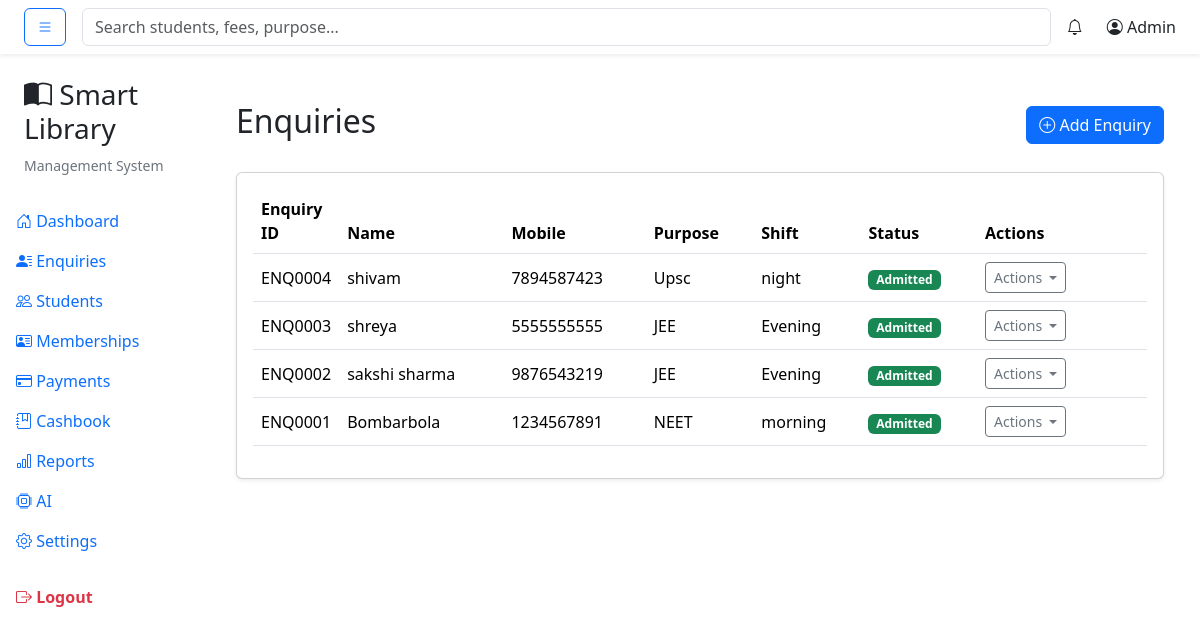
The app's page /enquiries/, older data.
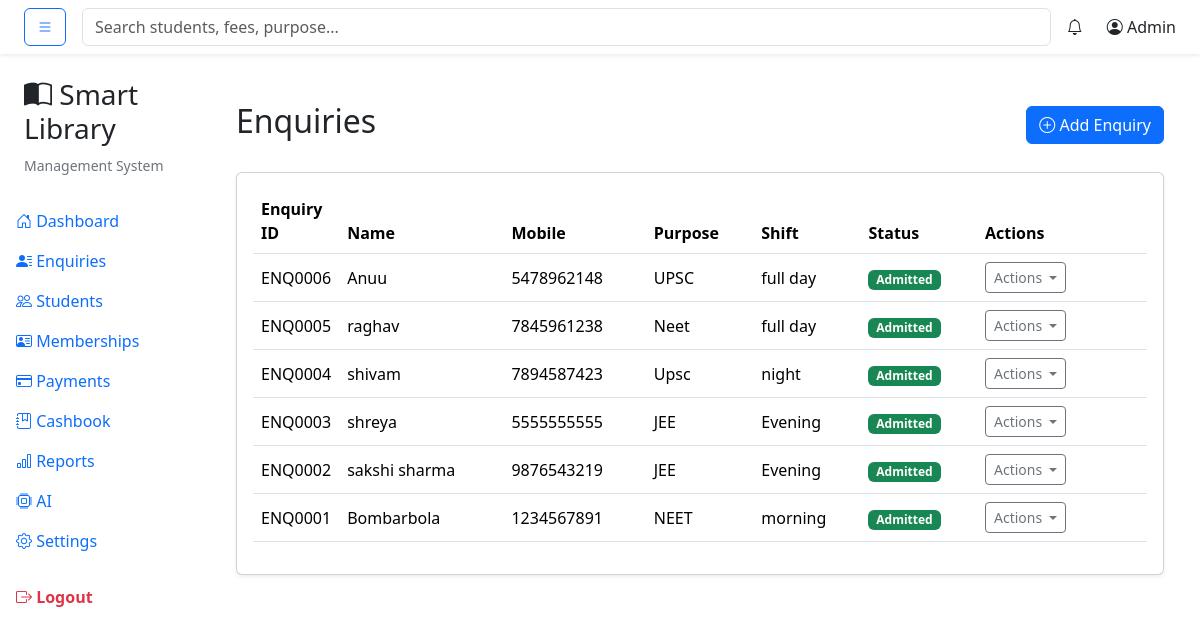
The same page, newer data.
### tables this page shows
CREATE TABLE enquiries (
    enquiry_id INTEGER PRIMARY KEY AUTOINCREMENT,
    full_name TEXT NOT NULL,
    mobile TEXT NOT NULL,
    purpose TEXT,
    preferred_shift TEXT,
    demo_done INTEGER DEFAULT 0,
    followup_date DATE,
    remarks TEXT,
    status TEXT DEFAULT 'Interested',
    created_at TIMESTAMP DEFAULT CURRENT_TIMESTAMP
);

### routes/enquiries.py (the view)
@enquiry_bp.route("/")
def index():
    conn = get_connection()
    cursor = conn.cursor()
    cursor.execute("""
        SELECT *
        FROM enquiries
        ORDER BY enquiry_id DESC
    """)
    enquiries = cursor.fetchall()
    conn.close()
    return render_template(
        "enquiries/index.html",
        enquiries=enquiries
    )

### database/db.py (called while the page is built)
def get_connection():
    connection = sqlite3.connect(DATABASE_PATH)
    connection.row_factory = sqlite3.Row
    return connection

### templates/enquiries/index.html (shortened to what this page needs)
{% extends "layouts/base.html" %}
{% block content %}
<div class="container-fluid mt-4">
    <div class="d-flex justify-content-between align-items-center mb-4">
        <h2>Enquiries</h2>
        <a
            href="{{ url_for('enquiry.add') }}"
            class="btn btn-primary">
            <i class="bi bi-plus-circle"></i>
            Add Enquiry
        </a>
    </div>
    <div class="card shadow-sm">
        <div class="card-body">
            <table class="table table-hover align-middle">
                <thead>
                    <tr>
                        <th width="70">Enquiry ID</th>
                        <th>Name</th>
                        <th>Mobile</th>
                        <th>Purpose</th>
                        <th>Shift</th>
                        <th>Status</th>
                        <th width="170">Actions</th>
                    </tr>
                </thead>
                <tbody>
                {% for enquiry in enquiries %}
                    <tr>
                        <td> ENQ{{ "%04d"|format(enquiry.enquiry_id) }} </td>
                        <td>{{ enquiry.full_name }}</td>
                        <td>{{ enquiry.mobile }}</td>
                        <td>{{ enquiry.purpose }}</td>
                        <td>{{ enquiry.preferred_shift }}</td>
                        <td>
                            <span class="badge bg-success">
                                {{ enquiry.status }}
                            </span>
                        </td>
                        <td>
                            <div class="dropdown">
                                <button
                                    class="btn btn-outline-secondary btn-sm dropdown-toggle"
                                    type="button"
                                    data-bs-toggle="dropdown"
                                    aria-expanded="false">
                                    Actions
                                </button>
                            </div>
                        </td>
                    </tr>
                {% endfor %}
                </tbody>
            </table>
        </div>
    </div>
</div>
{% endblock %}

### templates/layouts/base.html (shortened to what this page needs)
<!DOCTYPE html>
<html lang="en">
<head>
<link href="https://cdn.jsdelivr.net/npm/bootstrap@5.3.7/dist/css/bootstrap.min.css"
      rel="stylesheet">
<link rel="stylesheet"
      href="https://cdn.jsdelivr.net/npm/bootstrap-icons@1.11.3/font/bootstrap-icons.min.css">
<link rel="stylesheet"
      href="{{ url_for('static', filename='css/style.css') }}">
</head>
<body>
{% include 'layouts/navbar.html' %}
<div class="container-fluid">
    <div class="row">
        <div class="col-md-2 p-0">
            {% include 'layouts/sidebar.html' %}
        </div>
        <div class="col-md-10 p-4">
            {% block content %}
            {% endblock %}
        </div>
    </div>
</div>
</body>
</html>

### templates/layouts/navbar.html
<nav class="navbar navbar-expand-lg px-4 shadow-sm">
    <button class="btn btn-outline-primary">
        <i class="bi bi-list"></i>
    </button>
    <div class="flex-grow-1 mx-3">
        <input
            class="form-control"
            placeholder="Search students, fees, purpose...">
    </div>
    <div class="me-4">
        <i class="bi bi-bell"></i>
    </div>
    <div>
        <i class="bi bi-person-circle"></i>
        Admin
    </div>
</nav>

### templates/layouts/sidebar.html
<div class="sidebar">
    <div class="p-4">
        <h3>
            <i class="bi bi-book-half"></i>
            Smart Library
        </h3>
        <small class="text-secondary">
            Management System
        </small>
    </div>
    <ul class="nav flex-column">
        <li class="nav-item">
            <a class="nav-link active" href="/dashboard">
                <i class="bi bi-house-door"></i>
                Dashboard
            </a>
        </li>
        <li class="nav-item">
            <a class="nav-link" href="{{ url_for('enquiry.index') }}">
                <i class="bi bi-person-lines-fill"></i>
                Enquiries
            </a>
        </li>
        <li class="nav-item">
            <a class="nav-link" href="{{ url_for('student.index') }}">
                <i class="bi bi-people"></i>
                Students
            </a>
        </li>
        <li class="nav-item">
            <a class="nav-link" href="{{ url_for('membership.index') }}">
                <i class="bi bi-person-vcard"></i>
                Memberships
            </a>
        </li>
        <li class="nav-item">
            <a class="nav-link" href="{{ url_for('payment.index') }}">
                <i class="bi bi-credit-card"></i>
                Payments
            </a>
        </li>
        <li class="nav-item">
            <a class="nav-link" href="{{ url_for('cashbook.index') }}">
                <i class="bi bi-journal-bookmark"></i>
                Cashbook
            </a>
        </li>
        <li class="nav-item">
            <a class="nav-link" href="{{ url_for('report.index') }}">
                <i class="bi bi-bar-chart"></i>
                Reports
            </a>
        </li>
        <li class="nav-item">
            <a class="nav-link" href="#">
                <i class="bi bi-cpu"></i>
                AI
            </a>
        </li>
        <li class="nav-item">
            <a class="nav-link" href="{{ url_for('setting.index') }}">
                <i class="bi bi-gear"></i>
                Settings
            </a>
        </li>
        <li class="nav-item mt-3">
            <a class="nav-link text-danger" href="{{ url_for('auth.logout') }}">
                <i class="bi bi-box-arrow-right"></i>
                Logout
            </a>
        </li>
    </ul>
</div>

### static/css/style.css (style rules this page uses)
.text-danger { font-weight:600; }

Row changes from the older to the newer data that the page shows:
added enquiries: enquiry_id "0006", full_name "Anuu", mobile "5478962148", purpose "UPSC", preferred_shift "full day", status "Admitted"
added enquiries: enquiry_id "0005", full_name "raghav", mobile "7845961238", purpose "Neet", preferred_shift "full day", status "Admitted"
